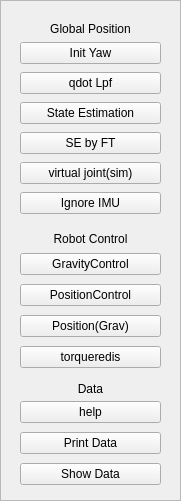
    <widget class="QFrame" name="frame_2">
     <property name="geometry">
      <rect>
       <x>650</x>
       <y>20</y>
       <width>181</width>
       <height>501</height>
      </rect>
     </property>
     <property name="frameShape">
      <enum>QFrame::StyledPanel</enum>
     </property>
     <property name="frameShadow">
      <enum>QFrame::Raised</enum>
     </property>
     <widget class="QWidget" name="verticalLayoutWidget_16">
      <property name="geometry">
       <rect>
        <x>20</x>
        <y>250</y>
        <width>141</width>
        <height>121</height>
       </rect>
      </property>
      <property name="windowTitle">
       <string>Dyros Red UI</string>
      </property>
      <layout class="QVBoxLayout" name="verticalLayout_3">
       <item>
        <widget class="QPushButton" name="gravity_button_4">
         <property name="toolTip">
          <string>disable task control, enable gravity compensation</string>
         </property>
         <property name="text">
          <string>GravityControl</string>
         </property>
        </widget>
       </item>
       <item>
        <widget class="QPushButton" name="task_button_4">
         <property name="toolTip">
          <string>position control with current joint pos.</string>
         </property>
         <property name="text">
          <string>PositionControl</string>
         </property>
        </widget>
       </item>
       <item>
        <widget class="QPushButton" name="task_button_5">
         <property name="toolTip">
          <string>position control + gravity compensation</string>
         </property>
         <property name="text">
          <string>Position(Grav)</string>
         </property>
        </widget>
       </item>
       <item>
        <widget class="QPushButton" name="torqueredis">
         <property name="toolTip">
          <string>Contact Redistribution Mode Select</string>
         </property>
         <property name="text">
          <string>torqueredis</string>
         </property>
        </widget>
       </item>
      </layout>
     </widget>
     <widget class="QWidget" name="verticalLayoutWidget_44">
      <property name="geometry">
       <rect>
        <x>20</x>
        <y>398</y>
        <width>141</width>
        <height>91</height>
       </rect>
      </property>
      <layout class="QVBoxLayout" name="verticalLayout_38">
       <item>
        <widget class="QPushButton" name="helpbutton_4">
         <property name="text">
          <string>help</string>
         </property>
        </widget>
       </item>
       <item>
        <widget class="QPushButton" name="printdatabutton">
         <property name="toolTip">
          <string>print data to dc.data_out. See codes for detail</string>
         </property>
         <property name="text">
          <string>Print Data</string>
         </property>
        </widget>
       </item>
       <item>
        <widget class="QPushButton" name="data_button_4">
         <property name="toolTip">
          <string>dc.tocabi_.showdata = true for data printing.</string>
         </property>
         <property name="text">
          <string>Show Data</string>
         </property>
        </widget>
       </item>
      </layout>
     </widget>
     <widget class="QWidget" name="verticalLayoutWidget_45">
      <property name="geometry">
       <rect>
        <x>20</x>
        <y>40</y>
        <width>141</width>
        <height>182</height>
       </rect>
      </property>
      <layout class="QVBoxLayout" name="verticalLayout_39">
       <item>
        <widget class="QPushButton" name="iybtn">
         <property name="toolTip">
          <string>Initialize Current Yaw to Zero</string>
         </property>
         <property name="statusTip">
          <string>statustip</string>
         </property>
         <property name="whatsThis">
          <string>whatsThis</string>
         </property>
         <property name="text">
          <string extracomment="what is comment">Init Yaw</string>
         </property>
        </widget>
       </item>
       <item>
        <widget class="QPushButton" name="qdot_lpf">
         <property name="toolTip">
          <string>joint velocity low pass filter on/off</string>
         </property>
         <property name="text">
          <string>qdot Lpf</string>
         </property>
        </widget>
       </item>
       <item>
        <widget class="QPushButton" name="sebutton">
         <property name="toolTip">
          <string>state estimation on/off</string>
         </property>
         <property name="text">
          <string>State Estimation</string>
         </property>
        </widget>
       </item>
       <item>
        <widget class="QPushButton" name="sebyftbtn">
         <property name="toolTip">
          <string>use mujoco's virtual joint value</string>
         </property>
         <property name="text">
          <string>SE by FT</string>
         </property>
        </widget>
       </item>
       <item>
        <widget class="QPushButton" name="vjbtn">
         <property name="toolTip">
          <string>use mujoco's virtual joint value</string>
         </property>
         <property name="text">
          <string>virtual joint(sim)</string>
         </property>
        </widget>
       </item>
       <item>
        <widget class="QPushButton" name="IgIMUbtn">
         <property name="toolTip">
          <string>use mujoco's virtual joint value</string>
         </property>
         <property name="text">
          <string>Ignore IMU</string>
         </property>
        </widget>
       </item>
      </layout>
     </widget>
     <widget class="QLabel" name="label_138">
      <property name="geometry">
       <rect>
        <x>20</x>
        <y>20</y>
        <width>141</width>
        <height>17</height>
       </rect>
      </property>
      <property name="text">
       <string>Global Position</string>
      </property>
      <property name="alignment">
       <set>Qt::AlignCenter</set>
      </property>
     </widget>
     <widget class="QLabel" name="label_139">
      <property name="geometry">
       <rect>
        <x>20</x>
        <y>230</y>
        <width>141</width>
        <height>17</height>
       </rect>
      </property>
      <property name="text">
       <string>Robot Control</string>
      </property>
      <property name="alignment">
       <set>Qt::AlignCenter</set>
      </property>
     </widget>
     <widget class="QLabel" name="label_140">
      <property name="geometry">
       <rect>
        <x>20</x>
        <y>380</y>
        <width>141</width>
        <height>17</height>
       </rect>
      </property>
      <property name="text">
       <string>Data</string>
      </property>
      <property name="alignment">
       <set>Qt::AlignCenter</set>
      </property>
     </widget>
    </widget>
